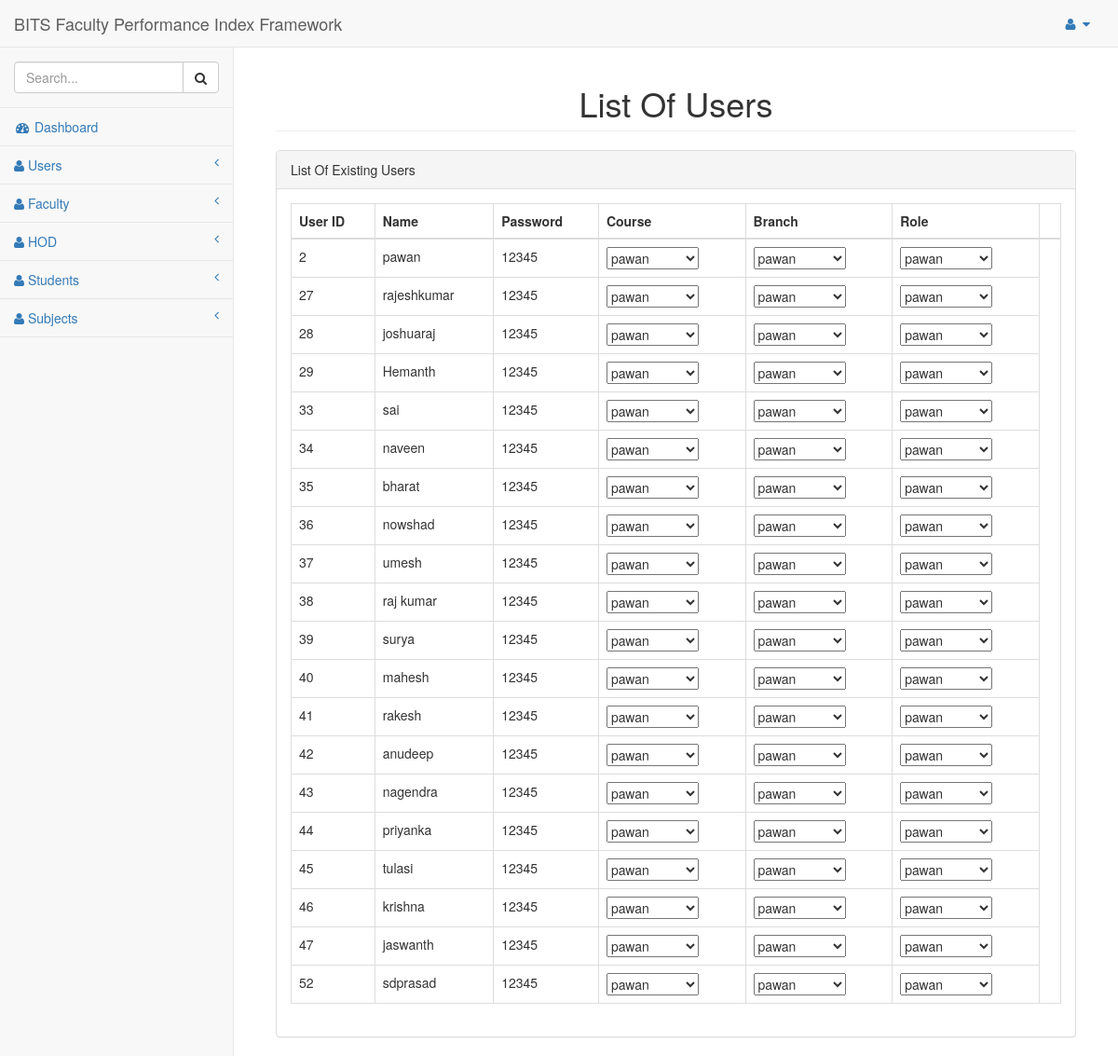
Page /pages/aab.php (signed in) on the committed database.
### tables this page shows
CREATE TABLE `userinfo` (
  `id` int(11) NOT NULL,
  `fullname` varchar(100) NOT NULL,
  `username` varchar(100) NOT NULL,
  `password` varchar(20) NOT NULL,
  `course` varchar(20) NOT NULL,
  `branch` varchar(20) NOT NULL,
  `role` varchar(20) NOT NULL
);

### pages/aab.php (the view, shortened to what this page needs)
<?php
include 'adminheader.php';
?>
<div id="page-wrapper">
        <div class="container-fluid">
                <div class="row">
                    <div class="col-lg-12">
                        <h1 align="center" class="page-header">List Of Users</h1>
                    </div>
                </div>
         <div class="row">
                <div class="col-lg-12">
                    <div class="panel panel-default">
                        <div class="panel-heading">
                            List Of Existing Users
                        </div>
                        <div class="panel-body">
                            <div class="table-responsive">
                            <table width="100%" class="table table-bordered " >
                                <thead>
                                    <tr>
                                        <th>User ID</th>
                                        <th>Name</th>
                                        <th>Password</th>
                                        <th>Course</th>
                                        <th>Branch</th>
                                        <th>Role</th>
                                        <th></th>
                                    </tr>
                                </thead>
                                <tbody>
                                    <?php
                                   include 'dbconfig.php';
                                    $conn = new mysqli($servername, $username, $password, $dbname);
                                    $sql = "SELECT * FROM userinfo where role='Faculty'";
                                    $result = $conn->query($sql);
                                    if (mysqli_num_rows($result)>0) {
                                        for ($i=0; $i < mysqli_num_rows($result); $i++) {
                                        $row = mysqli_fetch_array($result);
                                            echo "<tr>";
                                            echo '<td>' . $row["id"] . '</td>';
                                            echo '<td>' . $row["username"] . '</td>';
                                            echo '<td>' . $row["password"] . '</td>';
                                           echo '<td>
                                          <select>';
                                           $results = mysqli_query($conn, $sql);
                                          while ($rows = mysqli_fetch_array($results)){
                                    echo "<option value='". $rows['username'] ."'>" .$rows['username'] ."</option>" ;
                                    }
                                        echo  '</select>';
                                    echo  '</td> ';
                                     echo '<td>
                                          <select>';
                                           $results = mysqli_query($conn, $sql);
                                          while ($rows = mysqli_fetch_array($results)){
                                    echo "<option value='". $rows['username'] ."'>" .$rows['username'] ."</option>" ;
                                    }
                                        echo  '</select>';
                                    echo  '</td> ';
                                     echo '<td>
                                          <select>';
                                           $results = mysqli_query($conn, $sql);
                                          while ($rows = mysqli_fetch_array($results)){
                                    echo "<option value='". $rows['username'] ."'>" .$rows['username'] ."</option>" ;
                                    }
                                        echo  '</select>';
                                    echo  '</td> ';
                                            echo '</tr>';
                                        }
                                    } else {
                                        echo "0 results";
                                    }
                                    ?>
                                    </table>
                            </div>
                        </div>
                    </div>
                </div>
            </div>
   <?php
   include 'footer.php';
   ?>

### pages/adminheader.php (shortened to what this page needs)
<!DOCTYPE html>
<html lang="en">
<head>
    <link href="../vendor/bootstrap/css/bootstrap.min.css" rel="stylesheet">
    <link href="../vendor/metisMenu/metisMenu.min.css" rel="stylesheet">
    <link href="../dist/css/sb-admin-2.css" rel="stylesheet">
    <link href="../vendor/font-awesome/css/font-awesome.min.css" rel="stylesheet" type="text/css">
</head>
<body>
    <div id="wrapper">
        <nav class="navbar navbar-default navbar-static-top" role="navigation" style="margin-bottom: 0">
            <div class="navbar-header">
                <a class="navbar-brand" href="index.html">BITS Faculty Performance Index Framework</a>
            </div>
            <ul class="nav navbar-top-links navbar-right">
                <li class="dropdown">
                    <a class="dropdown-toggle" data-toggle="dropdown" href="#">
                        <i class="fa fa-user fa-fw"></i> <i class="fa fa-caret-down"></i>
                    </a>
                </li>
            </ul>
            <div class="navbar-default sidebar" role="navigation">
                <div class="sidebar-nav navbar-collapse">
                    <ul class="nav" id="side-menu">
                        <li class="sidebar-search">
                            <div class="input-group custom-search-form">
                                <input type="text" class="form-control" placeholder="Search...">
                                <span class="input-group-btn">
                                    <button class="btn btn-default" type="button">
                                        <i class="fa fa-search"></i>
                                    </button>
                                </span>
                            </div>
                        </li>
                        <li>
                            <a href="admin.php"><i class="fa fa-dashboard fa-fw"></i> Dashboard</a>
                        </li>
                        <li>
                            <a href="#"><i class="fa fa-user"></i> Users <span class="fa arrow"></span></a>
                        </li>
                         <li>
                            <a href="#"><i class="fa fa-user"></i> Faculty <span class="fa arrow"></span></a>
                        </li>
                        <li>
                            <a href="#"><i class="fa fa-user"></i> HOD <span class="fa arrow"></span></a>
                        </li>
                        <li>
                            <a href="#"><i class="fa fa-user"></i> Students<span class="fa arrow"></span></a>
                        </li>
                        <li>
                            <a href="#"><i class="fa fa-user "></i> Subjects<span class="fa arrow"></span></a>
                        </li>
                    </ul>
                </div>
            </div>
        </nav>

### pages/footer.php (shortened to what this page needs)
</body>
</html>

### rows in the picture
userinfo: id "2", username "pawan", password "12345"
userinfo: id "27", username "rajeshkumar", password "12345"
userinfo: id "28", username "joshuaraj", password "12345"
userinfo: id "29", username "Hemanth", password "12345"
userinfo: id "33", username "sai", password "12345"
userinfo: id "34", username "naveen", password "12345"
userinfo: id "35", username "bharat", password "12345"
userinfo: id "36", username "nowshad", password "12345"
userinfo: id "37", username "umesh", password "12345"
userinfo: id "38", username "raj kumar", password "12345"
userinfo: id "39", username "surya", password "12345"
userinfo: id "40", username "mahesh", password "12345"
userinfo: id "41", username "rakesh", password "12345"
userinfo: id "42", username "anudeep", password "12345"
userinfo: id "43", username "nagendra", password "12345"
userinfo: id "44", username "priyanka", password "12345"
userinfo: id "45", username "tulasi", password "12345"
userinfo: id "46", username "krishna", password "12345"
userinfo: id "47", username "jaswanth", password "12345"
userinfo: id "52", username "sdprasad", password "12345"

### other values in the picture
form field value "pawan"
